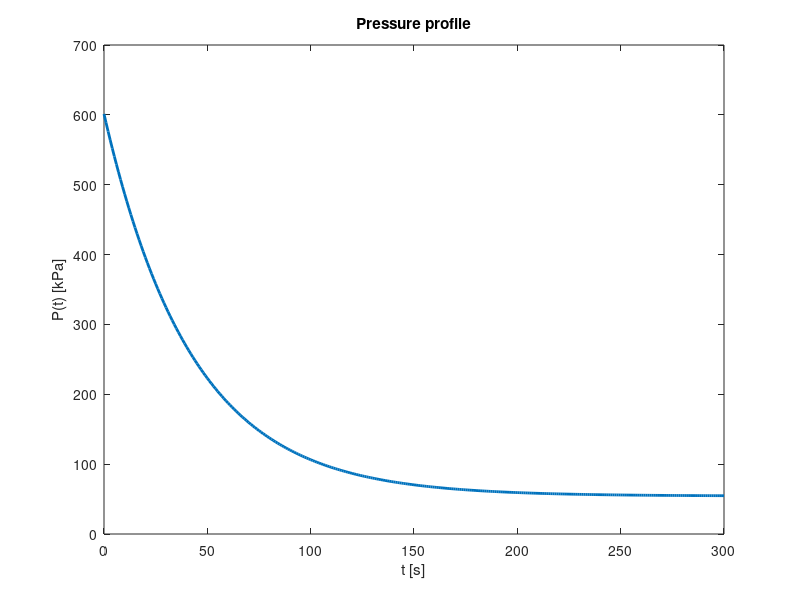

The MATLAB source for this figure: (Note: this script raises an error after producing the figure.)
%% PROFILE OF PRESSURE IN A PUNCTURED TANK
% Finds the profile of pressure through transfer function and through analytical mass balance.
% ------------------------------------------------------------------------------------------

%% TRANSFER FUNCTION
% Constants
K = 2834000 % 1/ms
tau = 42.5 % s
w0 = 0.193 % Kg/s
P0 = (500 + 101.3)*10^3 % Pa

% Vectors
t = 0:300;

% Function
Pt = P0 - K .* (1 - exp(-t ./ tau)) .* w0

% Plot
plot(t,Pt*10^-3,'Linewidth',2);
title("Pressure profile");
ylabel("P(t) [kPa]");
xlabel("t [s]");

%% ACTUAL PROFILE
% Constants
V = 1.5; % m^3
A = 0.785 * 10^-4; % m^2
drho = 2 * 28.97 / 8.314 / 343.15 * 10^-3; % s^2/m^2
C = (drho / 2)^-1 / V;
Patm = 101300; % Pa

[Pf] = ode23(@odefun, [0 200], P0, A, drho, Patm, C);
disp(Pf)

function [dPdt] = odefun(t ,P, A, drho, Patm, C)
    dPdt = (- A * (drho * P * (P - Patm))^0.5 * C);
end
